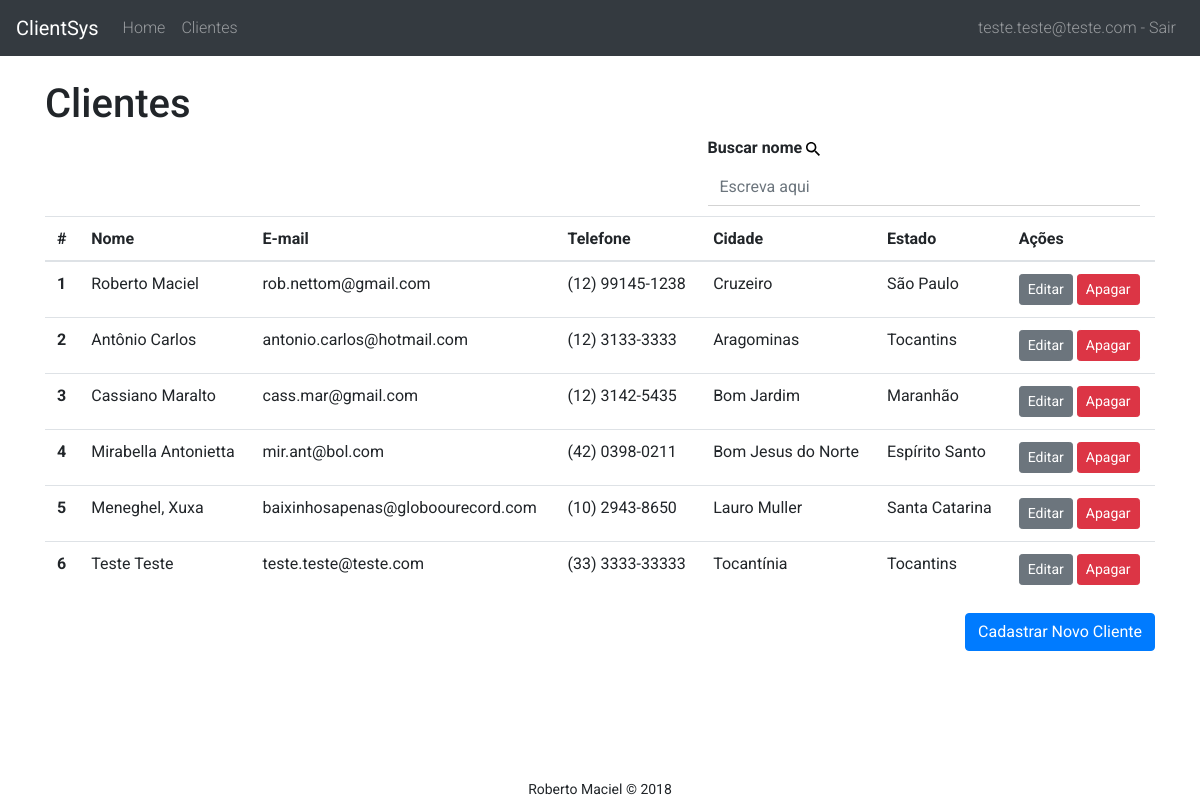
The app's page /showClientList.php (signed in), older data.
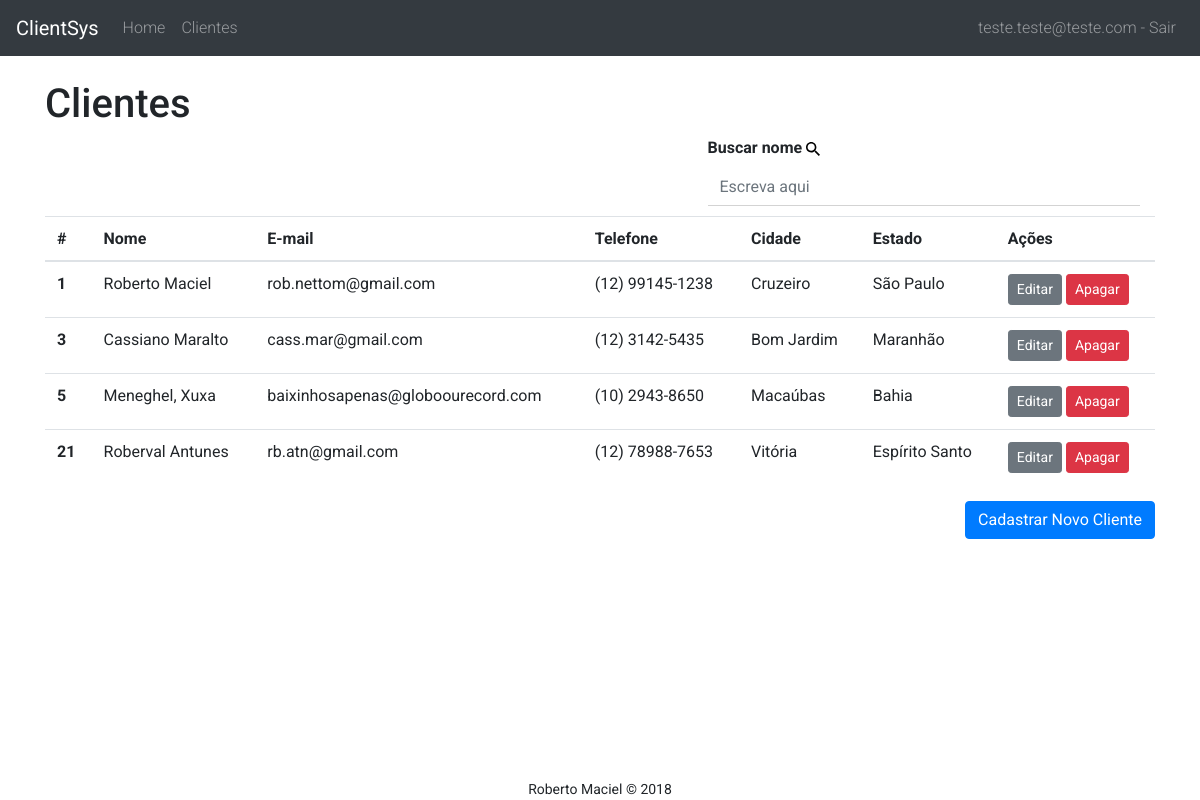
The same page, newer data.
### tables this page shows
CREATE TABLE `clients` (
  `id` int(11) NOT NULL,
  `email` varchar(150) NOT NULL,
  `name` varchar(50) NOT NULL,
  `city` varchar(50) NOT NULL,
  `state` varchar(40) NOT NULL,
  `phone` varchar(15) NOT NULL
);

### connection.php (called while the page is built, shortened)
<?php
class CONNECTION
{
    public $user = "root";
    public $password = "";
    public $host = "127.0.0.1";
    public $dbname = "clientsys";
    public function Connect()
    {
        $connect = new PDO("mysql:host=$this->host;port=3306;dbname=$this->dbname", $this->user, $this->password);
        $connect->setAttribute(PDO::ATTR_ERRMODE, PDO::ERRMODE_EXCEPTION);
        $connect->exec("set names utf8");
        return $connect;
    }
    public function GetClientList()
    {
        $connection = new CONNECTION();
        try {
            $connect = $connection->Connect();
            $connect->exec("set names utf8");
            $lines = $connect->query("SELECT * FROM clients");
            return $lines;
        } catch (PDOException $e) {
            echo "Deu erro... " . $e->getMessage();
        }
    }
}

### showClientList.php (the view, shortened to what this page needs)
<html>
<head>
  <link rel="stylesheet" href="https://stackpath.bootstrapcdn.com/bootstrap/4.1.1/css/bootstrap.min.css"
>
  <link rel="stylesheet" href="css/style.css" />
</head>
<body>
  <?php
include_once "include/navbar.php";
include_once "connection.php";
?>
  <div id="content">
    <div class="container">
      <h1>
        Clientes
      </h1>
        <div class="col-md-5 float-right">
          <label for="name">
            <strong>Buscar nome</strong>
          </label>
          <input type="text" class="form-control" name="nameSearch" id="nameSearch" aria-describedby="nameSearchHelp" placeholder="Escreva aqui">
        </div>
      <table class="table">
        <thead>
          <tr>
            <th scope="col">#</th>
            <th scope="col">Nome</th>
            <th scope="col">E-mail</th>
            <th scope="col">Telefone</th>
            <th scope="col">Cidade</th>
            <th scope="col">Estado</th>
            <th scope="col">Ações</th>
          </tr>
        </thead>
        <tbody>
          <?php
$connection = new CONNECTION();
$lines = $connection->GetClientList();
foreach ($lines as $line) {
    ?>
          <tr>
            <th scope="row">
              <?php echo $line["id"]; ?>
            </th>
            <td>
              <?php echo $line["name"]; ?>
            </td>
            <td>
              <?php echo $line["email"]; ?>
            </td>
            <td>
              <?php echo $line["phone"]; ?>
            </td>
            <td>
              <?php echo $line["city"]; ?>
            </td>
            <td>
              <?php echo $line["state"]; ?>
            </td>
            <td>
              <a class="btn btn-sm btn-secondary" href="editClient.php?id=<?php echo $line["id"] ?>">Editar</a>
              <a class="btn btn-sm btn-danger" href="client.php?id=<?php echo $line["id"] ?>&action=erase">Apagar</a>
            </td>
          </tr>
          <?php
}
?>
        </tbody>
      </table>
      <a href="registerClient.php">
        <button class="btn btn-primary float-right">Cadastrar Novo Cliente</button>
      </a>
    </div>
  </div>
  <?php include_once "include/footer.php"?>
</body>
</html>

### include/navbar.php (shortened to what this page needs)
<?php
if ((!isset($_SESSION["email"]) == true) and (!isset($_SESSION["password"]) == true)) {
    unset($_SESSION["email"]);
    unset($_SESSION["password"]);
    $logged = false;
} else {
    $logged = $_SESSION["email"];
}
?>
<nav class="navbar navbar-expand-md navbar-dark bg-dark fixed-top">
  <a class="navbar-brand" href="index.php">ClientSys</a>
  <div class="collapse navbar-collapse" id="navbarsExampleDefault">
    <?php
if (!$logged) {
    ?>
    <ul class="navbar-nav mr-auto">
      <li class="nav-item">
        <a class="nav-link" href="index.php">Home</a>
      </li>
    </ul>
    <ul class="navbar-nav navbar-right">
      <li class="nav-item">
        <a class="nav-link" href="#" id="login-button" data-toggle="modal" data-target="#login-box">Login</a>
      </li>
    </ul>
    <?php
} else {
    ?>
    <ul class="navbar-nav mr-auto">
      <li class="nav-item">
        <a class="nav-link" href="index.php">Home</a>
      </li>
      <li class="nav-item">
        <a class="nav-link" href="showClientList.php">Clientes</a>
      </li>
    </ul>
    <ul class="navbar-nav navbar-right">
      <li class="nav-item">
        <a class="nav-link" href="getLog.php?action=logout">
          <?php echo $logged ?> - Sair
        </a>
      </li>
    </ul>
    <?php
}
?>
  </div>
</nav>

### include/footer.php
<?php
$nome = "Roberto Maciel";
$ano = "2018";
?>
<div class="footer">
    <span><?php echo $nome . " © " . $ano ?></span>
</div>

### css/style.css (style rules this page uses)
* { font-family: 'Roboto', sans-serif; }
body { margin-top: 80px; margin-bottom: 60px; }
.footer { position: absolute; right: 0; bottom: 0; left: 0; text-align: center; font-size: 14px; }
.nav-item a { font-weight: 300; }
#nameSearch { border: none; border-radius: 0; border-bottom: #d3d3d3 solid 1px; margin-bottom: 10px; }
.searchIcon { fill: black; height: 14px; animation: 2s search infinite; }

Row changes from the older to the newer data that the page shows:
removed clients: id "2", name "Antônio Carlos", email "antonio.carlos@hotmail.com", phone "(12) 3133-3333", city "Aragominas", state "Tocantins"
removed clients: id "4", name "Mirabella Antonietta", email "mir.ant@bol.com", phone "(42) 0398-0211", city "Bom Jesus do Norte", state "Espírito Santo"
removed clients: id "6", name "Teste Teste", email "teste.teste@teste.com", phone "(33) 3333-33333", city "Tocantínia", state "Tocantins"
changed clients "Meneghel, Xuxa": city "Lauro Muller" → "Macaúbas"; state "Santa Catarina" → "Bahia"
added clients: id "21", name "Roberval Antunes", email "rb.atn@gmail.com", phone "(12) 78988-7653", city "Vitória", state "Espírito Santo"
